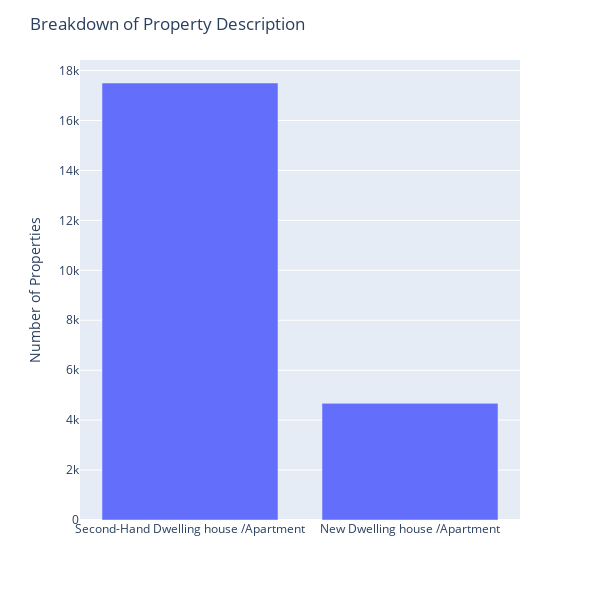

Notebook code for this chart:
### Code cell
# DESCRIPTION
ppr_description = ppr.groupby(['description']).size().to_frame('count').sort_values(by= 'count', ascending=False)
ppr_description = pd.DataFrame(ppr_description)
ppr_description = ppr_description.reset_index(drop=False)
ppr_description['% of description'] = ppr_description['count'] /ppr_description['count'].sum()
print(ppr_description)
# GRAPH
fig = px.bar(x = ppr_description['description'], 
             y =  ppr_description["count"])

fig.update_layout(title = "Breakdown of Property Description",
                  yaxis_title = 'Number of Properties', 
                  xaxis_title =  None, 
                  barmode='group')
fig.update_layout(height=600, width=600)
fig.show()

### Figure 1 — Plotly figure (JSON) as saved in the notebook; plotly's stock layout.template omitted (floating-point values rounded to 4 significant figures)
{"data": [{"alignmentgroup": "True", "hovertemplate": "x=%{x}<br>y=%{y}<extra></extra>", "legendgroup": "", "marker": {"color": "#636efa", "pattern": {"shape": ""}}, "name": "", "offsetgroup": "", "orientation": "v", "showlegend": false, "textposition": "auto", "type": "bar", "x": ["Second-Hand Dwelling house /Apartment", "New Dwelling house /Apartment"], "xaxis": "x", "y": [17502, 4671], "yaxis": "y"}], "layout": {"barmode": "group", "height": 600, "legend": {"tracegroupgap": 0}, "margin": {"t": 60}, "title": {"text": "Breakdown of Property Description"}, "width": 600, "xaxis": {"anchor": "y", "domain": [0, 1], "title": {}}, "yaxis": {"anchor": "x", "domain": [0, 1], "title": {"text": "Number of Properties"}}}}
